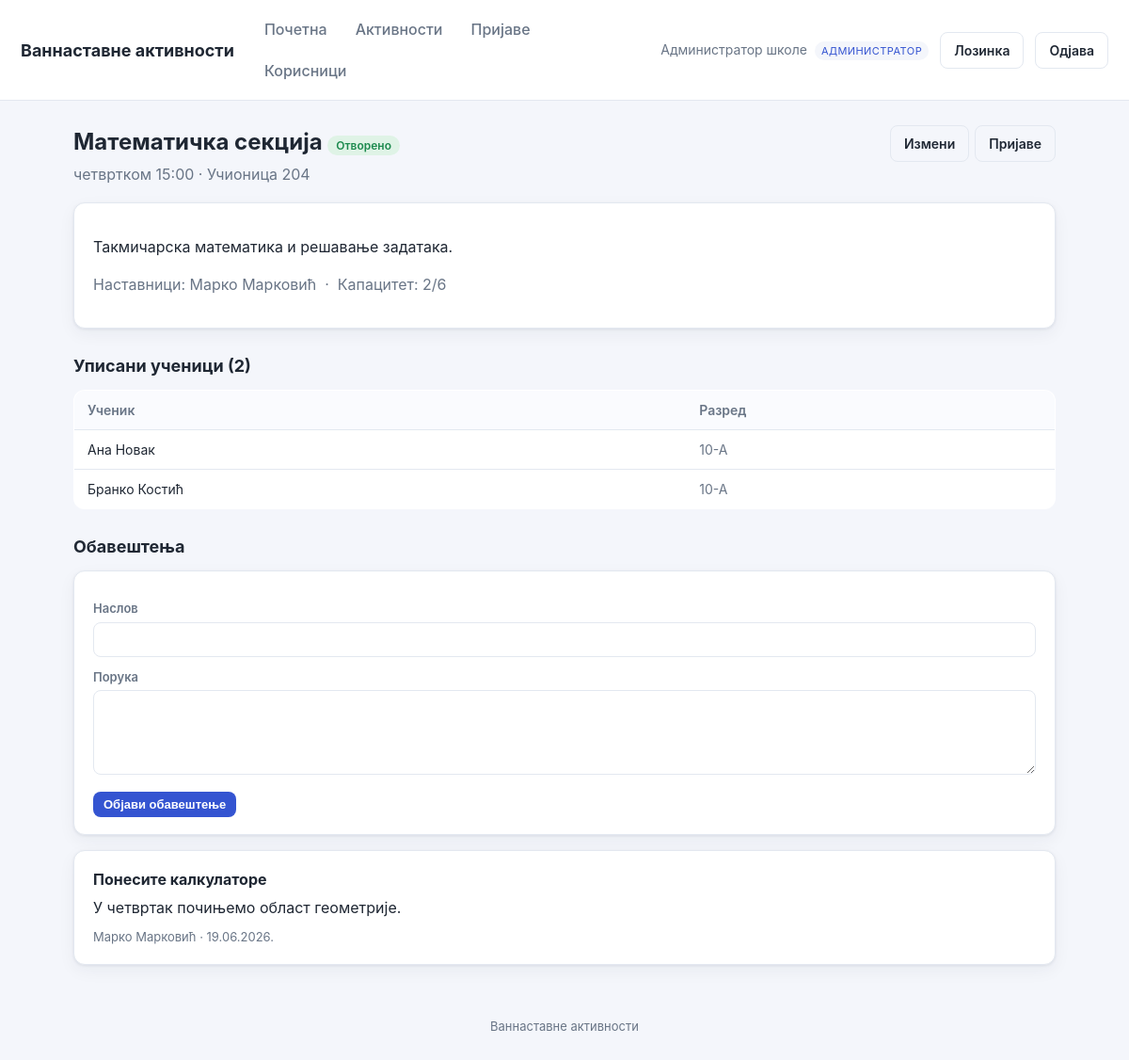
Page /activity_view.php?id=1 (signed in) on the committed database.
### tables this page shows
CREATE TABLE users (
  id          INT AUTO_INCREMENT PRIMARY KEY,
  name        VARCHAR(120) NOT NULL,
  email       VARCHAR(190) NOT NULL UNIQUE,
  password    VARCHAR(255) NOT NULL,
  role        ENUM('admin','teacher','student') NOT NULL,
  grade_class VARCHAR(40) DEFAULT NULL,
  active      TINYINT(1) NOT NULL DEFAULT 1,
  must_change_password TINYINT(1) NOT NULL DEFAULT 0,
  created_at  DATETIME NOT NULL DEFAULT CURRENT_TIMESTAMP
);

CREATE TABLE activities (
  id            INT AUTO_INCREMENT PRIMARY KEY,
  name          VARCHAR(150) NOT NULL,
  description   TEXT,
  location      VARCHAR(150) DEFAULT NULL,
  schedule_text VARCHAR(150) DEFAULT NULL,
  max_students  INT NOT NULL DEFAULT 20,
  status        ENUM('open','closed','archived') NOT NULL DEFAULT 'open',
  created_by    INT DEFAULT NULL,
  created_at    DATETIME NOT NULL DEFAULT CURRENT_TIMESTAMP,
  CONSTRAINT fk_act_creator FOREIGN KEY (created_by) REFERENCES users(id) ON DELETE SET NULL
);

CREATE TABLE notifications (
  id          INT AUTO_INCREMENT PRIMARY KEY,
  activity_id INT NOT NULL,
  title       VARCHAR(160) NOT NULL,
  message     TEXT NOT NULL,
  created_by  INT DEFAULT NULL,
  created_at  DATETIME NOT NULL DEFAULT CURRENT_TIMESTAMP,
  CONSTRAINT fk_not_activity FOREIGN KEY (activity_id) REFERENCES activities(id) ON DELETE CASCADE,
  CONSTRAINT fk_not_creator  FOREIGN KEY (created_by)  REFERENCES users(id)      ON DELETE SET NULL
);

### includes/db.php (called while the page is built, shortened)
<?php
function db(): PDO {
    static $pdo = null;
    if ($pdo === null) {
        $dsn = 'mysql:host=' . DB_HOST . ';dbname=' . DB_NAME . ';charset=utf8mb4';
        try {
            $pdo = new PDO($dsn, DB_USER, DB_PASS, [
                PDO::ATTR_ERRMODE            => PDO::ERRMODE_EXCEPTION,
                PDO::ATTR_DEFAULT_FETCH_MODE => PDO::FETCH_ASSOC,
                PDO::ATTR_EMULATE_PREPARES   => false,
            ]);
        } catch (PDOException $e) {
            http_response_code(500);
            die('Повезивање са базом није успело. Проверите config.php. '
                . (DEBUG ? '(' . htmlspecialchars($e->getMessage()) . ')' : ''));
        }
    }
    return $pdo;
}

### includes/auth.php (called while the page is built, shortened)
<?php
require_once __DIR__ . '/db.php';
require_once __DIR__ . '/functions.php';
function current_user(): ?array {
    static $u = null;
    if ($u === null) {
        $st = db()->prepare('SELECT * FROM users WHERE id=? AND active=1');
        $st->execute([$_SESSION['uid']]);
        $u = $st->fetch() ?: null;
    }
    return $u;
}
function require_login(): array {
    $u = current_user();
    return $u;
}
function is_admin(array $u): bool   { return $u['role'] === 'admin'; }
function can_manage_activity(array $u, int $activityId): bool {
    if (is_admin($u)) return true;
    return false;
}

### activity_view.php (the view, shortened to what this page needs)
<?php
require_once __DIR__ . '/includes/auth.php';
$u = require_login();
$id = (int)($_GET['id'] ?? 0);
$st = db()->prepare("SELECT * FROM activities WHERE id=?");
$st->execute([$id]);
$a = $st->fetch();
$manages = can_manage_activity($u, $id);
$tt = db()->prepare("SELECT u.name FROM users u JOIN activity_teachers t ON t.teacher_id=u.id WHERE t.activity_id=? ORDER BY u.name");
$tt->execute([$id]);
$teachers = array_column($tt->fetchAll(), 'name');
$em = db()->prepare("SELECT u.name,u.grade_class FROM applications ap JOIN users u ON u.id=ap.student_id
                     WHERE ap.activity_id=? AND ap.status='approved' ORDER BY u.name");
$em->execute([$id]);
$members = $em->fetchAll();
$enrolled = count($members);
$full = $enrolled >= $a['max_students'];
$nt = db()->prepare("SELECT n.*, u.name AS author FROM notifications n LEFT JOIN users u ON u.id=n.created_by
                     WHERE n.activity_id=? ORDER BY n.created_at DESC");
$nt->execute([$id]);
$notes = $nt->fetchAll();
include __DIR__ . '/includes/header.php';
?>
<div style="display:flex;justify-content:space-between;align-items:flex-start;flex-wrap:wrap;gap:10px">
  <div>
    <h1><?= e($a['name']) ?> <?= status_badge($a['status']) ?></h1>
    <p class="sub"><?= e($a['schedule_text'] ?: 'Распоред није постављен') ?> <?= $a['location']? '· '.e($a['location']):'' ?></p>
  </div>
  <div class="row-actions">
    <?php if ($manages): ?>
      <a class="btn btn-ghost" href="activity_edit.php?id=<?= $id ?>">Измени</a>
      <a class="btn btn-ghost" href="applications.php?activity=<?= $id ?>">Пријаве</a>
    <?php endif; ?>
  </div>
</div>
<div class="card">
  <p><?= nl2br(e($a['description'] ?: 'Нема описа.')) ?></p>
  <p class="muted">Наставници: <?= $teachers ? e(implode(', ', $teachers)) : '—' ?>
     &nbsp;·&nbsp; Капацитет: <?= $enrolled ?>/<?= (int)$a['max_students'] ?><?= $full?' (попуњено)':'' ?></p>
</div>
<?php if ($manages): ?>
<h2>Уписани ученици (<?= $enrolled ?>)</h2>
<?php if (!$members): ?><div class="card muted">Још нема уписаних ученика.</div><?php else: ?>
<table><tr><th>Ученик</th><th>Разред</th></tr>
<?php foreach ($members as $m): ?><tr><td><?= e($m['name']) ?></td><td class="muted"><?= e($m['grade_class'] ?: '—') ?></td></tr><?php endforeach; ?>
</table>
<?php endif; ?>
<?php endif; ?>
<h2>Обавештења</h2>
<?php if ($manages): ?>
<div class="card">
  <form method="post">
    <label>Наслов</label><input name="title" required>
    <label>Порука</label><textarea name="message" required></textarea>
    <div style="margin-top:12px"><button class="btn btn-sm">Објави обавештење</button></div>
  </form>
</div>
<?php endif; ?>
<?php if (!$notes): ?><div class="card muted">Још нема обавештења.</div><?php else: ?>
  <?php foreach ($notes as $n): ?>
    <div class="card">
      <strong><?= e($n['title']) ?></strong>
      <div style="margin:6px 0"><?= nl2br(e($n['message'])) ?></div>
      <span class="muted" style="font-size:13px"><?= e($n['author'] ?: 'Особље') ?> · <?= e(date('d.m.Y.', strtotime($n['created_at']))) ?></span>
    </div>
  <?php endforeach; ?>
<?php endif; ?>
<?php include __DIR__ . '/includes/footer.php'; ?>

### includes/header.php (shortened to what this page needs)
<?php
$u = $u ?? current_user();
?><!DOCTYPE html>
<html lang="sr">
<head>
<link rel="stylesheet" href="assets/style.css">
</head>
<body>
<header class="topbar">
  <a class="brand" href="dashboard.php"><?= e(APP_NAME) ?></a>
  <?php if ($u): ?>
  <nav class="mainnav">
    <a href="dashboard.php">Почетна</a>
    <a href="activities.php">Активности</a>
    <?php if (is_admin($u) || is_teacher($u)): ?>
      <a href="applications.php">Пријаве</a>
    <?php endif; ?>
    <?php if (is_admin($u)): ?>
      <a href="users.php">Корисници</a>
    <?php endif; ?>
  </nav>
  <div class="userbox">
    <span class="uname"><?= e($u['name']) ?> <span class="role"><?= e(role_label($u['role'])) ?></span></span>
    <a class="btn btn-ghost" href="change_password.php">Лозинка</a>
    <a class="btn btn-ghost" href="logout.php">Одјава</a>
  </div>
  <?php endif; ?>
</header>
<main class="container">

### includes/functions.php (shortened to what this page needs)
<?php
function e(?string $s): string {
    return htmlspecialchars($s ?? '', ENT_QUOTES, 'UTF-8');
}
function status_label(string $s): string {
    static $m = [
        'pending'  => 'На чекању', 'approved' => 'Одобрено', 'rejected' => 'Одбијено',
        'open'     => 'Отворено',  'closed'   => 'Затворено', 'archived' => 'Архивирано',
        'present'  => 'Присутан',  'absent'   => 'Одсутан',   'excused'  => 'Оправдано',
    ];
    return $m[$s] ?? $s;
}
function role_label(string $r): string {
    static $m = ['admin' => 'Администратор', 'teacher' => 'Наставник', 'student' => 'Ученик'];
    return $m[$r] ?? $r;
}
function status_badge(string $status): string {
    return '<span class="badge badge-' . e($status) . '">' . e(status_label($status)) . '</span>';
}

### assets/style.css (style rules this page uses)
:root { --bg:#f4f6fb; --card:#fff; --ink:#1f2733; --muted:#697586; --line:#e3e8f0; --brand:#3454d1; --brand-d:#2740a8; --ok:#1c8a4e; --warn:#b7791f; --bad:#c23b3b; --radius:12px; --shadow:0 1px 3px rgba(20,30,60,.08),0 6px 18px rgba(20,30,60,.05); }
* { box-sizing:border-box }
body { margin:0;font-family:-apple-system,Segoe UI,Roboto,Helvetica,Arial,sans-serif; background:var(--bg);color:var(--ink);line-height:1.5 }
a { color:var(--brand);text-decoration:none }
.topbar { display:flex;align-items:center;gap:20px;background:var(--card); padding:12px 22px;border-bottom:1px solid var(--line);flex-wrap:wrap }
.brand { font-weight:700;font-size:18px;color:var(--ink) }
.mainnav { display:flex;gap:6px;flex:1;flex-wrap:wrap }
.mainnav a { padding:7px 12px;border-radius:8px;color:var(--muted);font-weight:500 }
.userbox { display:flex;align-items:center;gap:12px }
.uname { font-size:14px;color:var(--muted) }
.role { display:inline-block;font-size:11px;text-transform:uppercase;letter-spacing:.04em; background:var(--bg);color:var(--brand);padding:2px 7px;border-radius:20px;margin-left:4px }
.container { max-width:1080px;margin:26px auto;padding:0 18px }
h1 { font-size:24px;margin:0 0 4px }
h2 { font-size:18px;margin:26px 0 12px }
.sub { color:var(--muted);margin:0 0 18px }
.card { background:var(--card);border:1px solid var(--line);border-radius:var(--radius); padding:18px 20px;box-shadow:var(--shadow);margin-bottom:16px }
table { width:100%;border-collapse:collapse;background:var(--card); border:1px solid var(--line);border-radius:var(--radius);overflow:hidden }
th,td { text-align:left;padding:10px 14px;border-bottom:1px solid var(--line);font-size:14px }
th { background:#fafbfe;color:var(--muted);font-weight:600 }
tr:last-child td { border-bottom:none }
.btn { display:inline-block;border:1px solid transparent;background:var(--brand);color:#fff; padding:8px 14px;border-radius:8px;font-size:14px;cursor:pointer;font-weight:600 }
.btn-ghost { background:transparent;border-color:var(--line);color:var(--ink) }
.btn-sm { padding:5px 10px;font-size:13px }
label { display:block;font-size:13px;color:var(--muted);margin:12px 0 4px;font-weight:600 }
input,select,textarea { width:100%;padding:9px 11px;border:1px solid var(--line); border-radius:8px;font-size:14px;font-family:inherit;background:#fff }
textarea { min-height:90px;resize:vertical }
.badge { font-size:12px;padding:3px 9px;border-radius:20px;font-weight:600 }
.badge-open { background:#dff3e6;color:var(--ok) }
.muted { color:var(--muted) }
.row-actions { display:flex;gap:6px;flex-wrap:wrap }

### rows in the picture
users: name "Администратор школе", role "АДМИНИСТРАТОР"
activities: name "Математичка секција", status "Отворено", schedule_text "четвртком 15:00", location "Учионица 204", description "Такмичарска математика и решавање задатака.", max_students "6"
users: name "Ана Новак", grade_class "10-А"
users: name "Бранко Костић", grade_class "10-А"
notifications: title "Понесите калкулаторе", message "У четвртак почињемо област геометрије.", created_by.name "Марко Марковић", created_at "19.06.2026."

### other values in the picture
APP_NAME "Ваннаставне активности"
implode(', ', $teachers) "Марко Марковић"
$enrolled "2"
